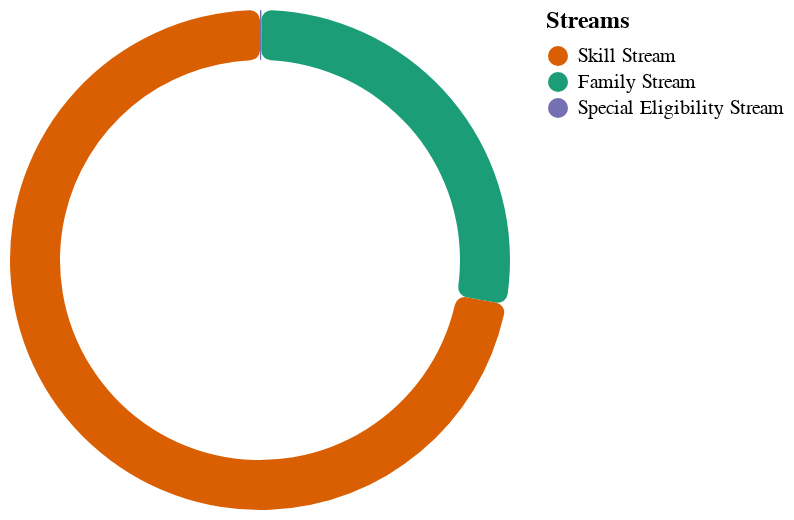

This figure's Vega-Lite source:
### Vega-Lite specification from a JSON file in a GitHub repository (floating-point values rounded to 4 significant figures)
{"$schema": "https://vega.github.io/schema/vega-lite/v5.json", "description": "Migration Stream into Australia 2023-24", "width": 250, "height": 250, "data": {"values": [{"category": "Skill Stream", "value": 137100}, {"category": "Family Stream", "value": 52720}, {"category": "Special Eligibility Stream", "value": 180}]}, "params": [{"name": "stream_highlight", "select": {"type": "point", "fields": ["category"]}, "bind": "legend"}], "layer": [{"mark": {"type": "arc", "innerRadius": 100, "cornerRadius": 5}, "encoding": {"theta": {"field": "value", "type": "quantitative"}, "color": {"field": "category", "type": "nominal", "scale": {"domain": ["Skill Stream", "Family Stream", "Special Eligibility Stream"], "range": ["#d95f02", "#1b9e77", "#7570b3"]}, "legend": {"title": "Streams", "labelFontSize": 10, "titleFontSize": 12}}, "opacity": {"condition": {"param": "stream_highlight", "value": 1}, "value": 0.25}, "tooltip": [{"field": "category", "type": "nominal", "title": "Stream"}, {"field": "value", "type": "quantitative", "title": "Number of applicants", "format": ","}]}}], "config": {}}
